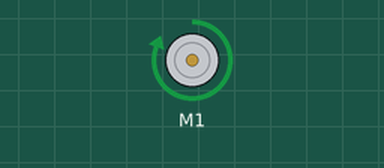
Recording of a sketch running on a simulated Arduino Uno, built with avr-gcc and run on an emulated ATmega328P. Shown: DC motor (green arrow = forward, orange = backward, longer = faster).

Above: at 1.5 s.
At 4.5 s:
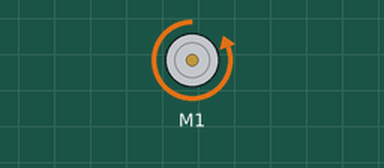
Timing chart, 0 to 7.8 s (numbered marks = the images above):
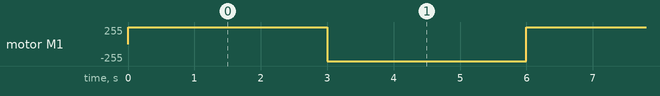

The sketch:

testare-motor.ino
```cpp
// (licence header left out)
#include <AFMotor.h>

// DC motor on M2
AF_DCMotor motor(1);

void setup() {
	motor.setSpeed(255);
	motor.run(RELEASE);
}

void loop() {
	motor.run(FORWARD);
	delay(3000);
	motor.run(RELEASE);
	motor.run(BACKWARD);
	delay(3000);
	motor.run(RELEASE);

//	motor.run(BACKWARD);
//	delay(3000);
//	motor.run(RELEASE);
}
```

Measured:
- by itself, motor M1: alternates forward 255/255 for 3.0 s and backward 255/255 for 3.0 s
